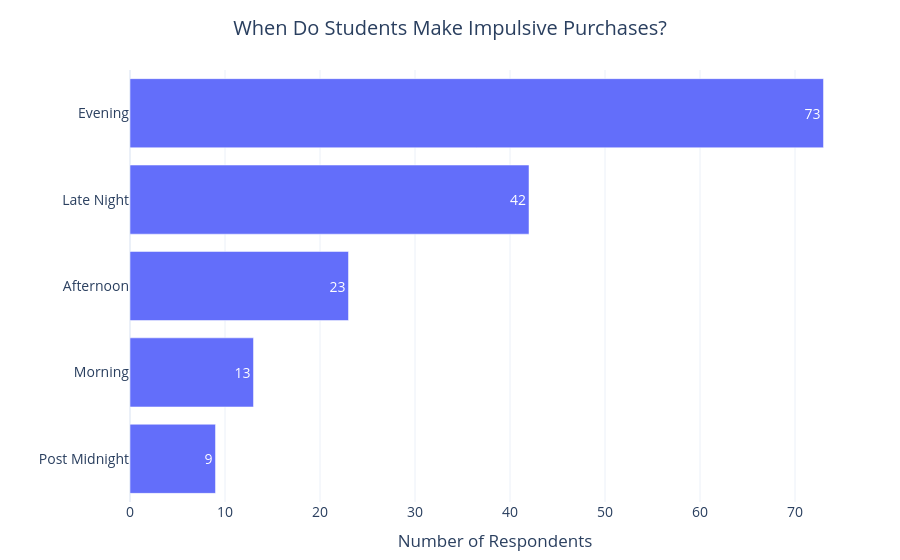

Notebook code cell kept with this figure:
### Markdown cell above
# Spending Behaviour

### Question:
When do students make impulsive purchases most frequently?

### Code cell
time_cols = {
    'flag_morning': 'Morning',
    'flag_afternoon': 'Afternoon',
    'flag_evening': 'Evening',
    'flag_latenight': 'Late Night',
    'flag_postmidnight': 'Post Midnight'
}

time_data = pd.DataFrame({
    'Time': list(time_cols.values()),
    'Count': [df[col].sum() for col in time_cols.keys()]
})

time_data = time_data.sort_values(by='Count', ascending=True)

fig = px.bar(
    time_data,
    x='Count',
    y='Time',
    orientation='h',
    text_auto=True,
    title='When Do Students Make Impulsive Purchases?'
)

fig.update_layout(
    **common_layout,
    xaxis_title='Number of Respondents',
    yaxis_title=''
)

fig.show()

### Figure 1 — Plotly figure (JSON) as saved in the notebook; plotly's stock layout.template omitted (floating-point values rounded to 4 significant figures)
{"data": [{"hovertemplate": "Count=%{x}<br>Time=%{y}<extra></extra>", "legendgroup": "", "marker": {"color": "#636efa", "pattern": {"shape": ""}}, "name": "", "orientation": "h", "showlegend": false, "textposition": "auto", "texttemplate": "%{x}", "type": "bar", "x": [9, 13, 23, 42, 73], "xaxis": "x", "y": ["Post Midnight", "Morning", "Afternoon", "Late Night", "Evening"], "yaxis": "y"}], "layout": {"barmode": "relative", "font": {"size": 14}, "legend": {"tracegroupgap": 0}, "margin": {"b": 40, "l": 40, "r": 40, "t": 70}, "title": {"text": "When Do Students Make Impulsive Purchases?", "x": 0.5}, "xaxis": {"anchor": "y", "domain": [0, 1], "title": {"text": "Number of Respondents"}}, "yaxis": {"anchor": "x", "domain": [0, 1], "title": {"text": ""}}}}
